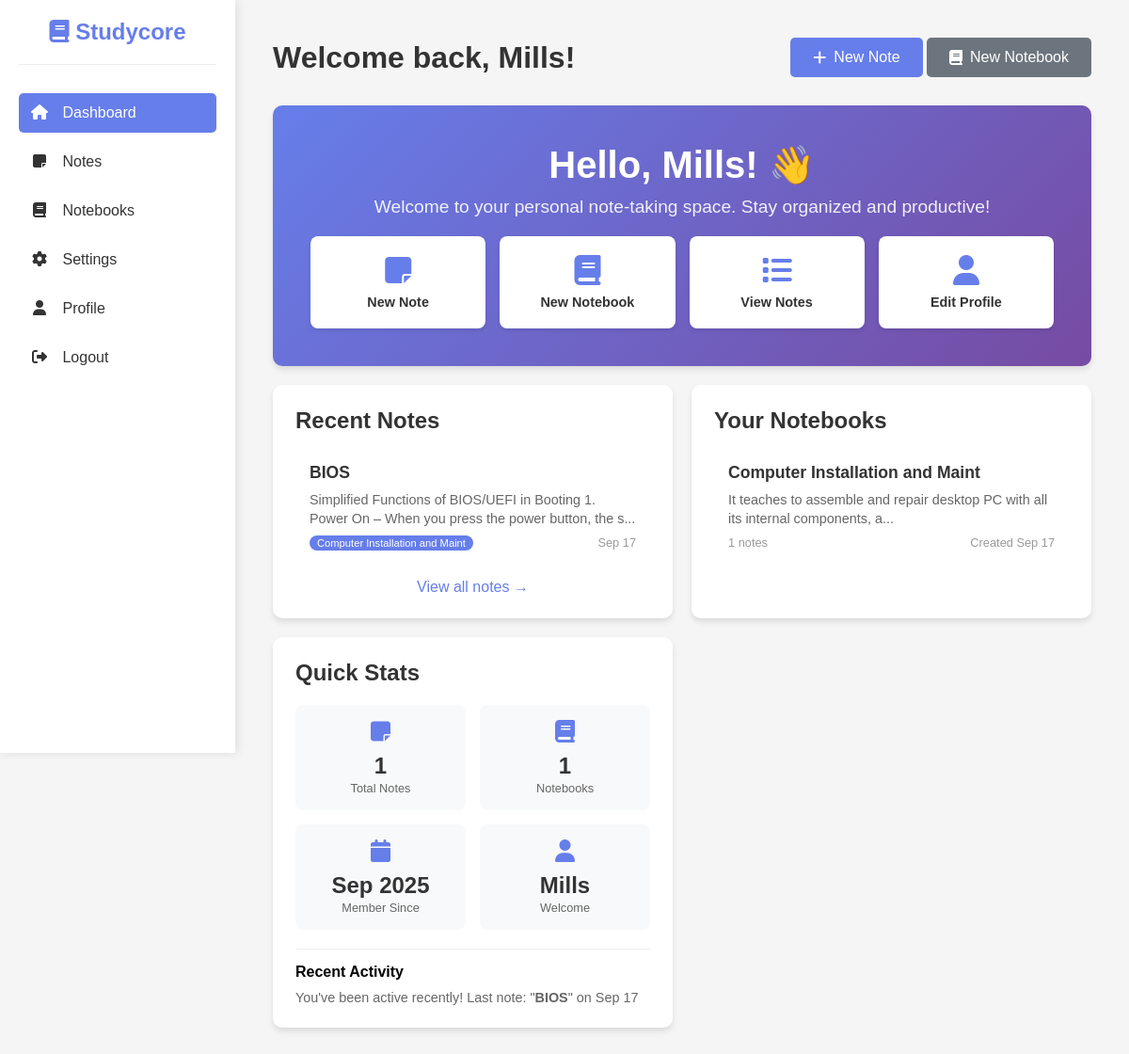
The page /dashboard (signed in) on the database its author committed.
### models.py (models this page shows)
class User(UserMixin, db.Model):
    id = db.Column(db.Integer, primary_key=True)
    email = db.Column(db.String(100), unique=True)
    password = db.Column(db.String(100))
    name = db.Column(db.String(100))
    bio = db.Column(db.Text, nullable=True)
    profile_pic = db.Column(db.String(200), nullable=True)
    created_at = db.Column(db.DateTime, default=datetime.utcnow)
    theme_preference = db.Column(db.String(20), default='system')  # 'light', 'dark', 'system'
    email_notifications = db.Column(db.Boolean, default=True)
    auto_save = db.Column(db.Boolean, default=True)
    summary_length = db.Column(db.Integer, default=150)  # Default summary length
    items_per_page = db.Column(db.Integer, default=10)   # Pagination setting
    notebooks = db.relationship('Notebook', backref='user', lazy=True, cascade='all, delete-orphan')
    notes = db.relationship('Note', backref='user', lazy=True, cascade='all, delete-orphan')

class Note(db.Model):
    id = db.Column(db.Integer, primary_key=True)
    title = db.Column(db.String(100))
    content = db.Column(db.Text)
    is_public = db.Column(db.Boolean, default=False)
    created_at = db.Column(db.DateTime, default=datetime.utcnow)
    updated_at = db.Column(db.DateTime, default=datetime.utcnow, onupdate=datetime.utcnow)
    user_id = db.Column(db.Integer, db.ForeignKey('user.id'))
    notebook_id = db.Column(db.Integer, db.ForeignKey('notebook.id'))
    tags = db.relationship('Tag', secondary=note_tags, lazy='subquery',
                          backref=db.backref('notes', lazy=True))

class Notebook(db.Model):
    id = db.Column(db.Integer, primary_key=True)
    title = db.Column(db.String(100))
    description = db.Column(db.Text, nullable=True)
    created_at = db.Column(db.DateTime, default=datetime.utcnow)
    updated_at = db.Column(db.DateTime, default=datetime.utcnow, onupdate=datetime.utcnow)
    user_id = db.Column(db.Integer, db.ForeignKey('user.id'))
    notes = db.relationship('Note', backref='notebook', lazy=True, cascade='all, delete-orphan')

### app.py (the view)
@app.route('/dashboard')
@login_required
def dashboard():
    notebooks = Notebook.query.filter_by(user_id=current_user.id).all()
    recent_notes = Note.query.filter_by(user_id=current_user.id).order_by(Note.created_at.desc()).limit(5).all()
    return render_template('dashboard.html', notebooks=notebooks, recent_notes=recent_notes)

### app.py (called while the page is built)
@login_manager.user_loader
def load_user(user_id):
    return User.query.get(int(user_id))

### templates/dashboard.html (shortened to what this page needs)
<!DOCTYPE html>
<html lang="en">
<head>
    <link href="https://cdnjs.cloudflare.com/ajax/libs/font-awesome/6.4.0/css/all.min.css" rel="stylesheet">
</head>
<body>
    <div class="sidebar">
        <div class="sidebar-header">
            <h1><i class="fas fa-book"></i> Studycore</h1>
        </div>
        <ul class="sidebar-nav">
            <li><a href="{{ url_for('dashboard') }}" class="active"><i class="fas fa-home"></i> Dashboard</a></li>
            <li><a href="{{ url_for('list_notes') }}"><i class="fas fa-sticky-note"></i> Notes</a></li>
            <li><a href="{{ url_for('list_notebooks') }}"><i class="fas fa-book"></i> Notebooks</a></li>
            <li><a href="{{ url_for('settings') }}"><i class="fas fa-cog"></i> Settings</a></li>
            <li><a href="{{ url_for('profile') }}"><i class="fas fa-user"></i> Profile</a></li>
            <li><a href="{{ url_for('logout') }}"><i class="fas fa-sign-out-alt"></i> Logout</a></li>
        </ul>
    </div>
    <div class="main-content">
        <div class="header">
            <h1>Welcome back, {{ current_user.name }}!</h1>
            <div class="header-actions">
                <a href="{{ url_for('create_note') }}" class="btn btn-primary">
                    <i class="fas fa-plus"></i> New Note
                </a>
                <a href="{{ url_for('create_notebook') }}" class="btn btn-secondary">
                    <i class="fas fa-book"></i> New Notebook
                </a>
            </div>
        </div>
        <div class="dashboard-grid">
            <div class="card welcome-card">
                <h1>Hello, {{ current_user.name }}! 👋</h1>
                <p>Welcome to your personal note-taking space. Stay organized and productive!</p>
                <div class="quick-actions">
                    <a href="{{ url_for('create_note') }}" class="action-btn">
                        <i class="fas fa-sticky-note"></i>
                        <span>New Note</span>
                    </a>
                    <a href="{{ url_for('create_notebook') }}" class="action-btn">
                        <i class="fas fa-book"></i>
                        <span>New Notebook</span>
                    </a>
                    <a href="{{ url_for('list_notes') }}" class="action-btn">
                        <i class="fas fa-list"></i>
                        <span>View Notes</span>
                    </a>
                    <a href="{{ url_for('profile') }}" class="action-btn">
                        <i class="fas fa-user"></i>
                        <span>Edit Profile</span>
                    </a>
                </div>
            </div>
            <div class="card">
                <h2>Recent Notes</h2>
                {% if recent_notes %}
                    <ul class="notes-list">
                        {% for note in recent_notes %}
                        <li class="note-item">
                            <a href="{{ url_for('view_note', note_id=note.id) }}">
                                <h3>{{ note.title }}</h3>
                                <p>{{ note.content[:100] }}{% if note.content|length > 100 %}...{% endif %}</p>
                                <div class="note-meta">
                                    <span class="notebook-badge">{{ note.notebook.title }}</span>
                                    <span>{{ note.updated_at.strftime('%b %d') }}</span>
                                </div>
                            </a>
                        </li>
                        {% endfor %}
                    </ul>
                    <div class="view-all">
                        <a href="{{ url_for('list_notes') }}">View all notes →</a>
                    </div>
                {% endif %}
            </div>
            <div class="card">
                <h2>Your Notebooks</h2>
                {% if notebooks %}
                    <ul class="notebooks-list">
                        {% for notebook in notebooks[:3] %}
                        <li class="notebook-item">
                            <a href="{{ url_for('list_notes') }}?notebook_id={{ notebook.id }}">
                                <h3>{{ notebook.title }}</h3>
                                <p>{{ notebook.description[:80] }}{% if notebook.description and notebook.description|length > 80 %}...{% endif %}</p>
                                <div class="notebook-meta">
                                    <span>{{ notebook.notes|length }} notes</span>
                                    <span>Created {{ notebook.created_at.strftime('%b %d') }}</span>
                                </div>
                            </a>
                        </li>
                        {% endfor %}
                    </ul>
                {% endif %}
            </div>
            <div class="card">
                <h2>Quick Stats</h2>
                <div class="stats-grid">
                    <div class="stat-item">
                        <div class="stat-icon">
                            <i class="fas fa-sticky-note"></i>
                        </div>
                        <span class="stat-number">{{ current_user.notes|length }}</span>
                        <span class="stat-label">Total Notes</span>
                    </div>
                    <div class="stat-item">
                        <div class="stat-icon">
                            <i class="fas fa-book"></i>
                        </div>
                        <span class="stat-number">{{ current_user.notebooks|length }}</span>
                        <span class="stat-label">Notebooks</span>
                    </div>
                    <div class="stat-item">
                        <div class="stat-icon">
                            <i class="fas fa-calendar"></i>
                        </div>
                        <span class="stat-number">{{ current_user.created_at.strftime('%b %Y') }}</span>
                        <span class="stat-label">Member Since</span>
                    </div>
                    <div class="stat-item">
                        <div class="stat-icon">
                            <i class="fas fa-user"></i>
                        </div>
                        <span class="stat-number">{{ current_user.name.split()|first }}</span>
                        <span class="stat-label">Welcome</span>
                    </div>
                </div>
                <div style="margin-top: 20px; padding-top: 15px; border-top: 1px solid #eee;">
                    <h3 style="font-size: 1rem; margin-bottom: 10px;">Recent Activity</h3>
                    {% if recent_notes %}
                        <p style="color: #666; font-size: 0.9rem;">
                            You've been active recently!
                            {% set latest_note = recent_notes[0] %}
                            Last note: "<strong>{{ latest_note.title }}</strong>"
                            on {{ latest_note.updated_at.strftime('%b %d') }}
                        </p>
                    {% else %}
                        <p style="color: #666; font-size: 0.9rem;">
                            No recent activity. Create your first note to get started!
                        </p>
                    {% endif %}
                </div>
            </div>
        </div>
    </div>
</body>
</html>

### templates/dashboard.html (style rules this page uses)
* { margin: 0; padding: 0; box-sizing: border-box; }
body { font-family: 'Arial', sans-serif; background: #f5f5f5; min-height: 100vh; }
.sidebar { width: 250px; background: white; height: 100vh; position: fixed; left: 0; top: 0; box-shadow: 2px 0 10px rgba(0,0,0,0.1); padding: 20px; }
.sidebar-header { text-align: center; margin-bottom: 30px; padding-bottom: 20px; border-bottom: 1px solid #eee; }
.sidebar-header h1 { color: #667eea; font-size: 1.5rem; }
.sidebar-nav { list-style: none; }
.sidebar-nav li { margin-bottom: 10px; }
.sidebar-nav a { display: block; padding: 12px; color: #333; text-decoration: none; border-radius: 5px; transition: all 0.3s ease; }
.sidebar-nav a:hover, .sidebar-nav a.active { background: #667eea; color: white; }
.sidebar-nav a i { margin-right: 10px; width: 20px; text-align: center; }
.main-content { margin-left: 250px; padding: 40px; }
.header { display: flex; justify-content: space-between; align-items: center; margin-bottom: 30px; }
.header h1 { color: #333; font-size: 2rem; }
.btn { padding: 12px 24px; border: none; border-radius: 5px; font-size: 1rem; cursor: pointer; text-decoration: none; display: inline-flex; align-items: center; gap: 8px; transition: all 0.3s ease; }
.btn-primary { background: #667eea; color: white; }
.btn-secondary { background: #6c757d; color: white; }
.dashboard-grid { display: grid; grid-template-columns: repeat(auto-fit, minmax(300px, 1fr)); gap: 20px; margin-bottom: 30px; }
.card { background: white; border-radius: 10px; padding: 24px; box-shadow: 0 4px 6px rgba(0,0,0,0.1); transition: transform 0.3s ease, box-shadow 0.3s ease; }
.card h2 { color: #333; margin-bottom: 16px; font-size: 1.5rem; }
.welcome-card { grid-column: 1 / -1; text-align: center; background: linear-gradient(135deg, #667eea 0%, #764ba2 100%); color: white; padding: 40px; }
.welcome-card h1 { font-size: 2.5rem; margin-bottom: 10px; color: white; }
.welcome-card p { font-size: 1.2rem; opacity: 0.9; margin-bottom: 20px; }
.quick-actions { display: grid; grid-template-columns: repeat(auto-fit, minmax(150px, 1fr)); gap: 15px; margin-top: 20px; }
.action-btn { background: white; padding: 20px; border-radius: 8px; text-align: center; text-decoration: none; color: #333; transition: all 0.3s ease; box-shadow: 0 2px 4px rgba(0,0,0,0.1); }
.action-btn i { font-size: 2rem; color: #667eea; margin-bottom: 10px; display: block; }
.action-btn span { display: block; font-weight: bold; font-size: 0.9rem; }
.notes-list, .notebooks-list { list-style: none; }
.note-item, .notebook-item { padding: 15px; border-bottom: 1px solid #eee; transition: background 0.3s ease; }
.note-item:last-child, .notebook-item:last-child { border-bottom: none; }
.note-item a, .notebook-item a { text-decoration: none; color: inherit; display: block; }
.note-item h3, .notebook-item h3 { font-size: 1.1rem; color: #333; margin-bottom: 8px; }
.note-item p, .notebook-item p { color: #666; font-size: 0.9rem; margin-bottom: 8px; line-height: 1.4; }
.note-meta, .notebook-meta { display: flex; justify-content: space-between; font-size: 0.8rem; color: #999; }
.notebook-badge { background: #667eea; color: white; padding: 2px 8px; border-radius: 10px; font-size: 0.7rem; }
.view-all { text-align: center; margin-top: 15px; }
.view-all a { color: #667eea; text-decoration: none; font-weight: 500; }
.stats-grid { display: grid; grid-template-columns: repeat(auto-fit, minmax(120px, 1fr)); gap: 15px; margin-top: 20px; }
.stat-item { background: #f8f9fa; padding: 15px; border-radius: 8px; text-align: center; }
.stat-icon { font-size: 1.5rem; color: #667eea; margin-bottom: 8px; }
.stat-number { font-size: 1.5rem; font-weight: bold; color: #333; display: block; }
.stat-label { color: #666; font-size: 0.8rem; }

### rows shown on the page
User: name "Mills", created_at "Sep 2025", name.split|first "Mills"
Note: title "BIOS", content "Simplified Functions of BIOS/UEFI in Booting 1. Power On – When you press the power button, the s", notebook "Computer Installation and Maint", updated_at "Sep 17"
Notebook: title "Computer Installation and Maint", description "It teaches to assemble and repair desktop PC with all its internal components, a", notes|length "1", created_at "Sep 17"

### other values the page prints
{{ current_user.notes|length }} "1"
{{ current_user.notebooks|length }} "1"
